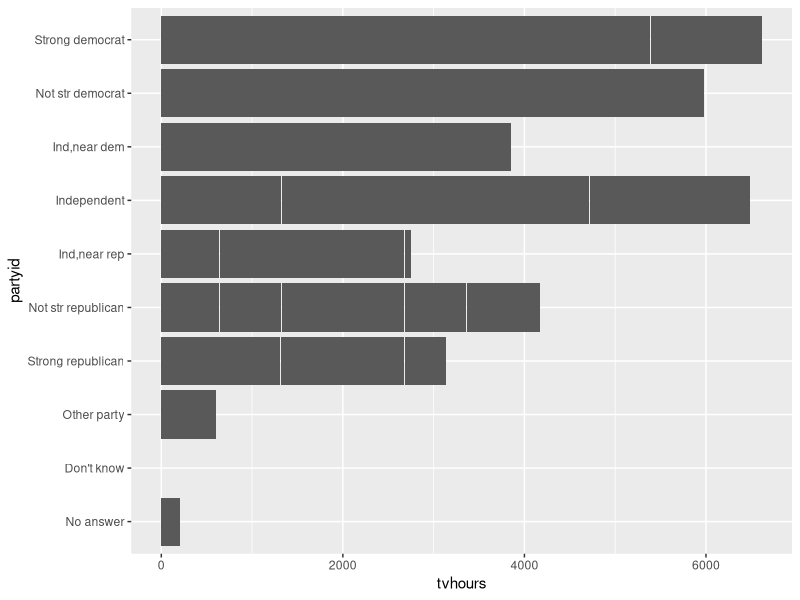

Write R code to recreate this figure.
## ---- chunk 1
library(tidyverse)
## ---- chunk 2
gss_cat %>% 
  ggplot(aes(tvhours, partyid)) +
  geom_col()
## ---- chunk 3
1 + 1
## ---- chunk 4
#| echo: false
2 * 2
